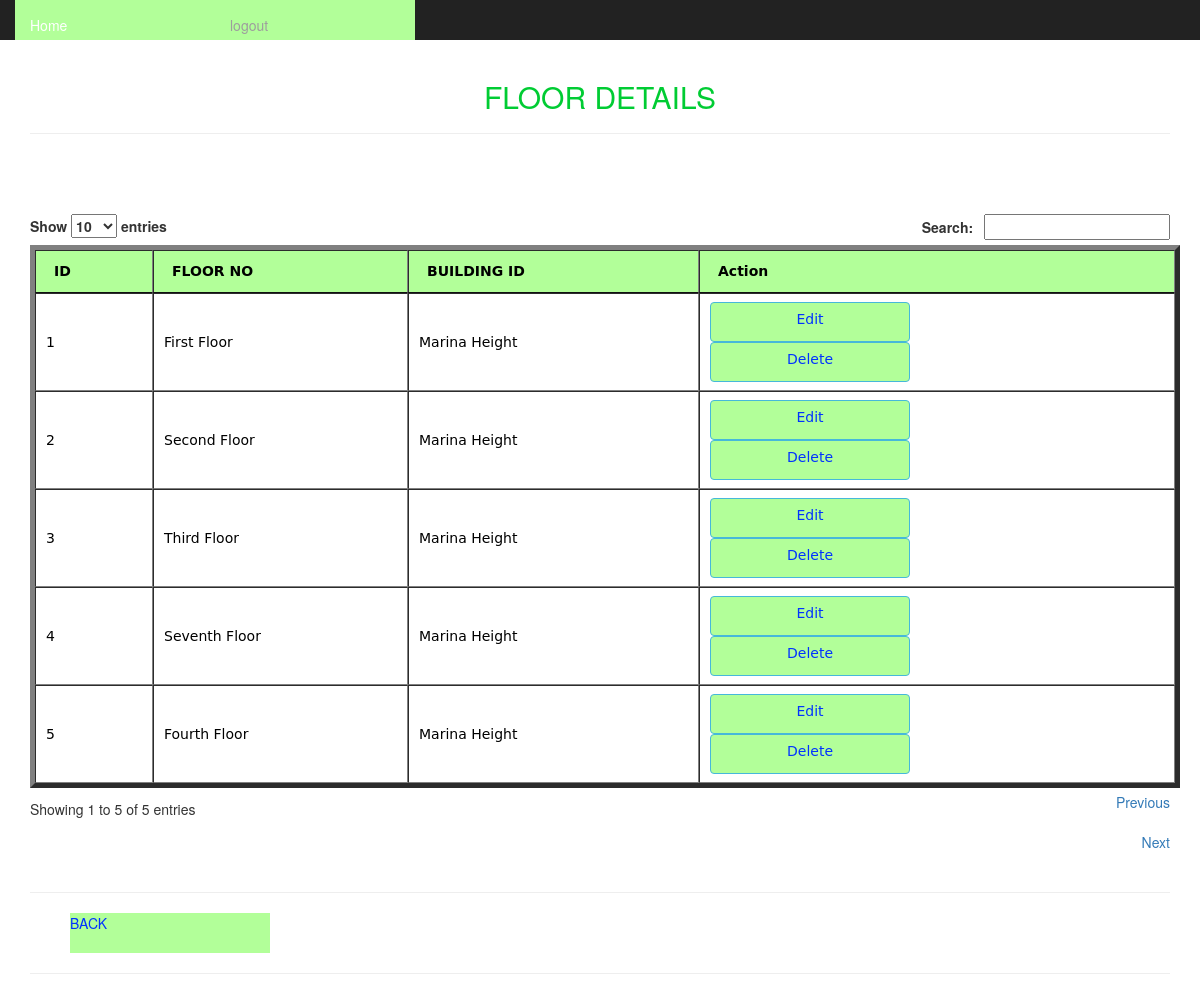
Screenshot of /siteadmin/floordetails.php (signed in) with the database file from the repository.
### tables this page shows
CREATE TABLE `floors` (
  `fid` int(11) NOT NULL,
  `floor_no` varchar(200) NOT NULL,
  `building_id` int(11) NOT NULL,
  `added_date` timestamp NOT NULL DEFAULT CURRENT_TIMESTAMP
);

CREATE TABLE `building_info` (
  `bldid` int(11) NOT NULL,
  `name` varchar(200) NOT NULL,
  `address` varchar(200) NOT NULL,
  `security_guard_mobile` varchar(200) NOT NULL,
  `building_make_year` varchar(200) NOT NULL,
  `status` varchar(255) NOT NULL,
  `added_date` timestamp NOT NULL DEFAULT CURRENT_TIMESTAMP
);

### siteadmin/floordetails.php (the view, shortened to what this page needs)
<html>
<head>
<link rel="stylesheet" href="../css/bootstrap.css" type="text/css" media="screen"/>
<link rel="stylesheet" href="../style/style.css" type="text/css" media="screen"/>
<link href="../style/jquery.dataTables.min.css" rel="stylesheet">
</head>
 <body>
<div class="container">
<nav class="nav navbar-inverse navbar-fixed-top">
<?php include_once("headerad.php");?>
</nav><br><br><br>
   <h2 align="center" style="color:#0C3; text-transform:uppercase;">Floor details</h2>
     <HR>
          <BR>
					<BR>
   <div><br/>
     <div align="center" style="margin-center:1px;">
<?php
$result = mysql_query("SELECT * FROM floors");
$i = 0;
echo "<table id='users' border='5' style='background-color:#B2FF99'>
<thead>
<tr>
<th>ID</th>
<th>FLOOR NO</th>
<th>BUILDING ID</th>
<th>Action</th>
</tr></thead><tbody>";
while($row = mysql_fetch_array($result))
{
	$i++;
$b = mysql_query("SELECT * FROM building_info");
$building = mysql_fetch_array($b);
echo "<tr style='width:400px;height:80px'>";
echo "<td>" . $i . "</td>";
echo "<td>" . $row['floor_no'] . "</td>";
echo "<td>" . $building['name'] . "</td>";
echo "<td><a class='btn btn-info' href='edit_floors.php?id=".$row['fid']."'>Edit</a><br>";
echo "<a class='btn btn-info' href='delete_floors.php?id=".$row['fid']."'>Delete</a></td>";
echo "</tr>";
}
echo "</tbody></table>";
?>
</div>
<hr><ul><a href="admin_dashboard.php" class="button">BACK</a>  </ul><hr>
</html>

### style/style.css (style rules this page uses)
body,td,th { font-family:"Lucida Grande", "Lucida Sans Unicode", "Lucida Sans", "DejaVu Sans", Verdana, sans-serif; font-size: 14px; color: #000; line-height:1.5em; }
a:link { color: #03F; text-decoration: none; background-color: #B2FF99 !important; }

### siteadmin/headerad.php (style rules this page uses)
a { display:block;width:200px;height:40px;align:center }
a:link { background-color:#B2FF99; }

### rows the page displays
floors: floor_no "First Floor", building_info.name "Marina Height"
floors: floor_no "Second Floor", building_info.name "Marina Height"
floors: floor_no "Third Floor", building_info.name "Marina Height"
floors: floor_no "Seventh Floor", building_info.name "Marina Height"
floors: floor_no "Fourth Floor", building_info.name "Marina Height"
